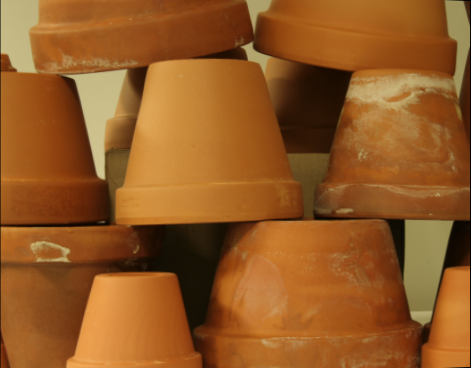
#> input picture static_files/assignments/hw3/data/rflowerpots_left.png, 471 x 368 px, found by its file name
$ jupyter execute --allow-errors hw3.ipynb   (shell and % lines are left out)
#> lines starting #> are read from the running program, lines starting #| are printed output that depends on the picture
### static_files/assignments/hw2/utils.py
import numpy as np

# Functions to convert points to homogeneous coordinates and back
pad = lambda x: np.hstack([x, np.ones((x.shape[0], 1))])
unpad = lambda x: x[:,:-1]

def plot_matches(ax, image1, image2, keypoints1, keypoints2, matches,
                 keypoints_color='k', matches_color=None, only_matches=False):
    """Plot matched features.
    Parameters
    ----------
    ax : matplotlib.axes.Axes
        Matches and image are drawn in this ax.
    image1 : (N, M [, 3]) array
        First grayscale or color image.
    image2 : (N, M [, 3]) array
        Second grayscale or color image.
    keypoints1 : (K1, 2) array
        First keypoint coordinates as ``(row, col)``.
    keypoints2 : (K2, 2) array
        Second keypoint coordinates as ``(row, col)``.
    matches : (Q, 2) array
        Indices of corresponding matches in first and second set of
        descriptors, where ``matches[:, 0]`` denote the indices in the first
        and ``matches[:, 1]`` the indices in the second set of descriptors.
    keypoints_color : matplotlib color, optional
        Color for keypoint locations.
    matches_color : matplotlib color, optional
        Color for lines which connect keypoint matches. By default the
        color is chosen randomly.
    only_matches : bool, optional
        Whether to only plot matches and not plot the keypoint locations.
    """

    image1.astype(np.float32)
    image2.astype(np.float32)

    new_shape1 = list(image1.shape)
    new_shape2 = list(image2.shape)

    if image1.shape[0] < image2.shape[0]:
        new_shape1[0] = image2.shape[0]
    elif image1.shape[0] > image2.shape[0]:
        new_shape2[0] = image1.shape[0]

    if image1.shape[1] < image2.shape[1]:
        new_shape1[1] = image2.shape[1]
    elif image1.shape[1] > image2.shape[1]:
        new_shape2[1] = image1.shape[1]

    if new_shape1 != image1.shape:
        new_image1 = np.zeros(new_shape1, dtype=image1.dtype)
        new_image1[:image1.shape[0], :image1.shape[1]] = image1
        image1 = new_image1

    if new_shape2 != image2.shape:
        new_image2 = np.zeros(new_shape2, dtype=image2.dtype)
        new_image2[:image2.shape[0], :image2.shape[1]] = image2
        image2 = new_image2

    image = np.concatenate([image1, image2], axis=1)

    offset = image1.shape

    if not only_matches:
        ax.scatter(keypoints1[:, 1], keypoints1[:, 0],
                   facecolors='none', edgecolors=keypoints_color)
        ax.scatter(keypoints2[:, 1] + offset[1], keypoints2[:, 0],
                   facecolors='none', edgecolors=keypoints_color)

    ax.imshow(image, interpolation='nearest', cmap='gray')
    ax.axis((0, 2 * offset[1], offset[0], 0))

    for i in range(matches.shape[0]):
        idx1 = matches[i, 0]
        idx2 = matches[i, 1]

        if matches_color is None:
            color = np.random.rand(3)
        else:
            color = matches_color

        ax.plot((keypoints1[idx1, 1], keypoints2[idx2, 1] + offset[1]),
                (keypoints1[idx1, 0], keypoints2[idx2, 0]),'-', color=color)


# [79 lines left out: function plot_matches_cv2, not called in this run]

### static_files/assignments/hw3/stereo.py
import math
import random
import numpy as np
import numpy.linalg as la
import scipy.ndimage as ndi
from scipy import signal

'''
 !!!!!!!!!!!!!!!!!!!!!!!!!!!!!!!!!!!!!!!!!!!!!!!!!!!!!!!!!
 !!! NE MODIFIEZ PAS LE CODE EN DEHORS DES BLOCS TODO. !!!
 !!!  L'EVALUATEUR AUTOMATIQUE SERA TRES MECHANT AVEC  !!!
 !!!            VOUS SI VOUS LE FAITES !               !!!
 !!!!!!!!!!!!!!!!!!!!!!!!!!!!!!!!!!!!!!!!!!!!!!!!!!!!!!!!!
'''

# transformation coordonnées cartésiennes -> homogènes
pad = lambda x: np.hstack([x, np.ones((x.shape[0], 1))])

# suppression de la dernière coordonnée
unpad = lambda x: x[:,:-1]


# [19 lines left out: function eight_points, not called in this run]


def ransac(keypoints1, keypoints2, matches, n_iters=500, threshold=1e-4):
    """
    TODO4.2
       RANSAC pour trouver une transformation projective robuste

       [I] keypoints1,  tableau M1 x 2, chaque rangée contient les coordonnées
                        d'un point-clé (x_i,y_i) dans image1
           keypoints2,  tableau M2 x 2, chaque rangée contient les coordonnées
                        d'un point-clé (x'_i,y'_i) dans image2
           matches,     tableau N x 2, chaque rangée représente une correspondance
                        [indice_dans_keypoints1, indice_dans_keypoints2]
           n_iters,     le nombre d'itérations à effectuer pour RANSAC
           threshold,   le seuil pour sélectionner des bonnes correspondances
       [O] F,           une estimation robuste de la matrice Fondamentale F
           goodmatches, tableau max_inliers x 2 contenant les indices des bonnes correspondances
    """

    # Matrice Fondamentale
    F = None

    #indices des bonnes correspondances
    goodmatches = None

    # Initialisation du générateur de nombres aléatoires
    # fixé le seed pour pouvoir comparer le résultat retourné par
    # cette fonction par rapport à la solution référence
    random.seed(131)

    # TODO-BLOC-DEBUT
    pass
    # TODO-BLOC-FIN

    return F, goodmatches


# [173 lines left out: functions epipolar_match, estimate_camera_pose, triangulate, check_chirality, compute_matching_homographies, compute_disparity and 2 more, not called in this run]

### static_files/assignments/hw3.ipynb
# Devoir 4 &mdash; Stéréo-vision et reconstruction 3D
**Échéance : 22 avril 2026**
<br><br>

## Récupération des fichiers dans Colab

[cell 1]
#
# Exécutez cette cellule pour préparer votre environnement Colab.
#
get_ipython().kernel.do_shutdown(restart=True)

## Initialisation des Widgets sous Colab

[cell 2]
from google.colab import output
output.enable_custom_widget_manager()

# 1. Description

L'un des principaux domaines de la Vision Par Ordinateur est la reconstruction 3D. Étant donné plusieurs images 2D d'une scène, comment récupérer la structure 3D de l'environnement, ainsi que la position de la caméra / du robot ? Cela a de nombreuses applications en robotique et en systèmes autonomes car la compréhension de la structure tridimensionnelle de l'environnement est cruciale pour la navigation.

<!---
<center>

<br>
<b>Figure 1</b>. Exemple d'un robot utilisant SLAM, un algorithme de reconstruction et de localisation 3D
</center>
--->

Dans ce devoir, il est demandé d'implémenter un ensemble de fonctions pour générer des cartes de profondeur 3D à partir d'une paire d'images stéréos.

<!--
<table><tr>
<td></td>
<td></td>
</tr></table>
-->
<!-- <center><b>Figure 1</b>. Images de synthèse</center> -->

De manière succinct, vous commencerez par écrire une fonction qui calcule la Matrice Fondamentale associée à une paire d'images appariées. Ensuite, vous implémenterez une fonction qui utilise cette matrice et les contraintes de « géométrie épipolaire » pour trouver plus de paires de correspondance entre les deux images. Enfin, vous coderez une fonction qui calcule les coordonnées 3D pour chacune de ces paires de points 2D.

Dans un second temps, et afin de réaliser une reconstruction 3D dense de la scène, vous implémenterez le code pour la rectification géométrique des images. Vous utiliserez, ensuite, la paire d’images rectifiées pour calculer des cartes denses de disparité et de profondeur.

# 2. Règles de codage

**<span style='color:Red'>
NE MODIFIEZ PAS LE CODE SQUELETTE EN DEHORS DES BLOCS TODO.<br>L'EVALUATEUR AUTOMATIQUE SERA TRES MECHANT AVEC VOUS SI VOUS LE FAITES !
</span>**

## 2.1. Résumé des fonctions potentiellement utiles (vous n'êtes pas obligé de les utiliser)
- numpy.*
- scipy.signal.*
- scipy.ndimage.*

## 2.2. Résumé des fonctions <span style='color:Red'>interdites</span>

- cv2.findFundamentalMat, cv2.computeCorrespondEpilines, cv2.decomposeEssentialMat, cv2.convertPointsToHomogeneous,
- cv2.convertPointsFromHomogeneous, cv2.convertPointsHomogeneous, cv2.correctMatches, cv2.decomposeProjectionMatrix,
- cv2.solvePnP, cv2.solvePnPRansac, cv2.findHomography, cv2.initCameraMatrix2D, cv2.projectPoints, cv2.RQDecomp3x3,
- cv2.StereoBM_create, cv2.StereoSGBM_create, cv2.stereoCalibrate, cv2.StereoRectify, cv2.stereoRectifyUncalibrated,
- cv2.triangulatePoints, cv2.calibrateCamera, cv2.getOptimalNewCameraMatrix, scipy.linalg.rq,
- cv2.sfm.\*, skimage.feature.\*, skimage.measure.\*, skimage.transform.\*

Vous pouvez utiliser ces fonctions pour le débogage de votre code, mais la version finale ne doit en aucun cas les inclure faute d'avoir un zéro pour le devoir.

# 3. Initialisation et paramétrage du bloc-notes
## 3.1. chargement des modules python

[cell 3]
# for auto-reloading external modules

import math
import numpy as np
import numpy.linalg as la
#%matplotlib widget
import matplotlib.pyplot as plt
import cv2

from utils import plot_matches

## Commençant par charger deux images

def read_image(path):
#> called with path = 'data/rflowerpots_left.png'
    img = cv2.cvtColor(cv2.imread(path), cv2.COLOR_BGR2RGB)
    return img

# middlebury_2006
img1filename    = 'data/rflowerpots_left.png'
img2filename    = 'data/rflowerpots_right.png'
principal_point = (437/2., 370/2.)
focal_distance  = (1247,1247)
base_distance   = 160/0.005
max_disparity   = 70
dmin = 251.

I1 = read_image(img1filename)
I2 = read_image(img2filename)
#> call 2 of read_image, with path = 'data/rflowerpots_right.png'
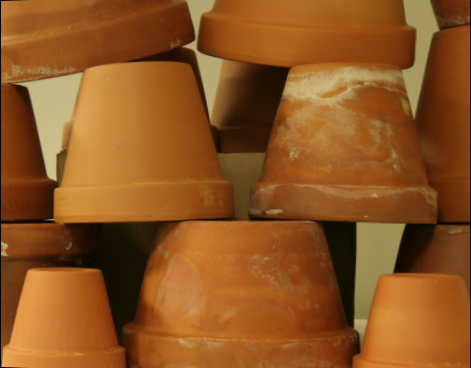
#> input picture static_files/assignments/hw3/data/rflowerpots_right.png, 471 x 368 px, found by its file name

plt.rcParams['figure.figsize'] = (15, 4) # set default size of plots
#plt.rcParams['image.interpolation'] = 'nearest'
#plt.rcParams['image.cmap'] = 'gray'

fig, [ax_l, ax_r] = plt.subplots(1, 2)
# Hide the Figure name at the top of the figure
fig.canvas.header_visible = False
# Hide the footer
fig.canvas.footer_visible = False

ax_l.imshow(I1, cmap='gray')
ax_l.set_title('image « gauche »', y=-0.10)
ax_l.set_axis_off()

ax_r.imshow(I2, cmap='gray')
ax_r.set_title('image « droite »', y=-0.10)
ax_r.set_axis_off()
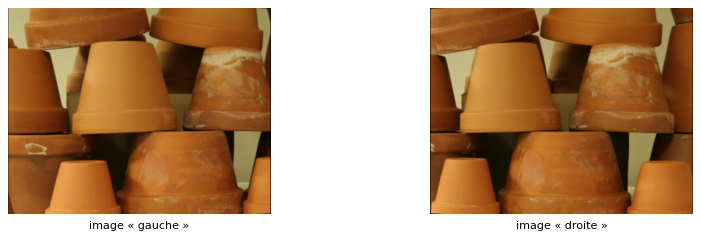
#> figure drawn by matplotlib, 2 panels

## 3.2. Calcul des points-clés et correspondances
Commençons par determiner et associer les points-clés dans les deux images.

[cell 4]
# construisons l'objet sift pour la detection et la description
# des points clés
sift = cv2.SIFT_create(nfeatures=2000)

# détection des points-clés et construction des
# descripteurs associés
keypoints_list   = []  # keypoints[i] corresponds to imgs[i]
descriptors_list = []  # descriptors[i] corresponds to keypoints[i]

for img in [I1, I2]:
    # trouver les points-clés et leurs descripteurs
    keypoints, descriptors = sift.detectAndCompute(img, None)

    keypoints_list.append(keypoints)
    descriptors_list.append(descriptors)
#> this loop made 2 passes
#> after the loop, descriptors_list = 2 items; keypoints_list = 2 items


# comparaison des descripteurs et détection
# des correspondances
FLANN_INDEX_KDTREE = 1
index_params = dict(algorithm = FLANN_INDEX_KDTREE, trees = 5)
search_params = dict(checks=50)   # or pass empty dictionary

flann = cv2.FlannBasedMatcher(index_params,search_params)

# matches_list[i] décrit la paire de correspondance entre
# les descripteurs descriptors[i] et descriptors[i+1]
matches_list = []
threshold = 0.5    # 0.5 (stringent), 0.7 (balanced), 0.9 (relaxed)
for pair in zip(descriptors_list[:-1], descriptors_list[1:]):
    matches = flann.knnMatch(pair[0], pair[1], k=2)

    good_match = []
    for m,n in matches:
        if m.distance < threshold * n.distance:
            good_match.append(m)

    matches_list.append(good_match)
#> this loop made 1 pass
#> matches on pass 1: 183 matches
#> after the loop, matches_list = 1 matches

# Pour ce devoir de stereo-vision, nous utiliserons les paires de
# correspondance dans matches_list[0] (entre img[0] et img[1]).
# Extraction de la liste des correspondances à partir des structures
# de données OpenCV
matches = np.array([ (m.queryIdx, m.trainIdx) for m in matches_list[0] ])
#> matches = 43 pairs, first value 49 to 177, second value 9 to 143

# visualisation des correspondances...
#
fig, ax = plt.subplots(1, 1)
# Hide the Figure name at the top of the figure
fig.canvas.header_visible = False
# Hide the footer
fig.canvas.footer_visible = False
# Hide the axes
ax.axis('off')

#traçage...
#> (the rest of this cell did not finish here and is left out)

#> in plot_matches, `image = np.concatenate([image1, image2], axis=1)`:
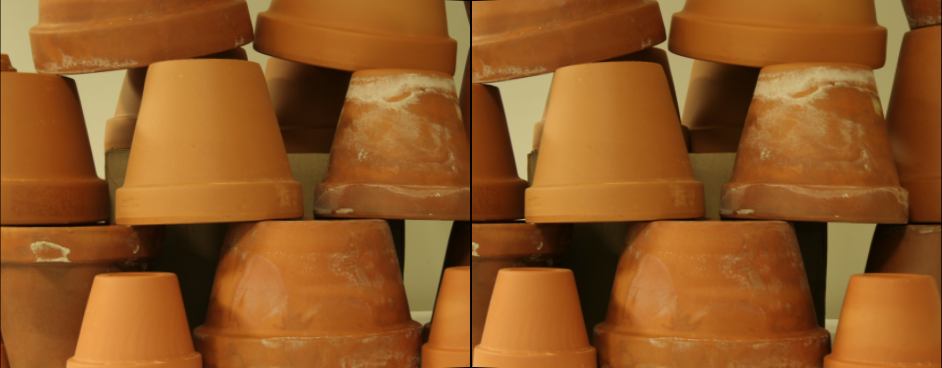
#> image: shape (368, 942, 3); mean R, G, B 144.6, 87.3, 34.8
plt.title('Paires de correspondance détectées', y=-0.10)
plt.tight_layout()
plt.show()

# 4. Les tâches

## 4.1. Calcul de la matrice Fondamentale

La matrice Fondamentale, notée $\mathbf{F}$, est une matrice $3\times 3$ (de rang 2) qui relie l'ensemble de correspondance de points dans deux images (stéréo) selon les contraintes de « géométrie épipolaire ». La géométrie épipolaire est la géométrie projective *intrinsèque* entre deux vues. Elle dépend uniquement des paramètres internes des caméras (matrice $\mathbf{K}$) et de la pose relative de ces dernières, c'est-à-dire qu'elle est **indépendante de la structure de la scène 3D**.

La matrice $\mathbf{F}$ est une représentation algébrique de la géométrie épipolaire et vérifie la contrainte ${\mathbf{x}'_i}^T \,  \mathbf{F}\, \mathbf{x}_i = 0$ où $\mathbf{x}_i$ et $\mathbf{x}'_i$ représentent $m$ points correspondants dans deux images ($i = 1, 2, \cdots, m$). Ceci est connu sous le nom de « contrainte épipolaire » ou « condition de correspondance » ou encore « équation de **Longuet-Higgins** ». sous forme matricielle, la contrainte épipolaire s'écrit :

$$
\begin{bmatrix}
x'_i & y'_i & 1
\end{bmatrix}
\,
\begin{bmatrix}
f_{11} & f_{12} & f_{13} \\
f_{21} & f_{22} & f_{23} \\
f_{31} & f_{32} & f_{33}
\end{bmatrix}
\,
\begin{bmatrix}
x_i \\
y_i \\
1
\end{bmatrix}
\,
= 0
$$

ainsi,

$$
x_i x'_i f_{11} + y_i x'_i f_{12} +  x'_i f_{13} + x_i y'_i f_{21} + y_i y'_i f_{22} + y'_i f_{23} + x_i f_{31} + y_i f_{32} + f_{33}=0. \qquad (*)
$$

Pour $m$ correspondances, cela donne

$$
\begin{bmatrix}
x_1 x'_1 & y_1 x'_1 &  x'_1 & x_1 y'_1 & y_1 y'_1 & y'_1 & x_1 & y_1 & 1 \\
\vdots  & \vdots  & \vdots  & \vdots  & \vdots  & \vdots  & \vdots  & \vdots  & \vdots \\
x_m x'_m & y_m x'_m &  x'_m & x_m y'_m & y_m y'_m & y'_m & x_m & y_m & 1 \\
\end{bmatrix}
\,
\begin{bmatrix}
f_{11} \\
f_{12} \\
f_{13} \\
f_{21} \\
f_{22} \\
f_{23} \\
f_{31} \\
f_{32} \\
f_{33}
\end{bmatrix}
\,
= 0
$$

De combien de points avons-nous besoin pour résoudre le système d'équations ci-dessus ? Contrairement à l'homographie, chaque paire de points correspondants ne contribue qu'à une seule équation (la contrainte épipolaire est un scalaire) dans l'estimation de la matrice $\mathbf{F}$. De plus, la matrice Fondamentale n'est définie qu'à un facteur d'échelle près et n'a donc que huit (et non neuf) degrés de liberté. Par conséquent, nous avons besoin de huit correspondances pour résoudre le système homogène ci-dessus, d'où le nom d'algorithme « [Huit-points](https://en.wikipedia.org/wiki/Eight-point_algorithm) ». Avec $N > 8$ correspondances entre deux images, nous pouvons empiler l'équation $(*)$ pour constituer un système surdéterminé $\mathbf{A} \; \mathbf{x} = \mathbf{0}$. Ce système peut être résolu en utilisant la méthode des « moindres carrés ».

**Tâche 4.1 (5 points) :** Implémentez dans le fichier `stereo.py` la fonction avec la signature suivante :

<p><center><code>F = eight_points(pts1, pts2)</code></center></p>

Cette fonction doit implémenter l'algorithme « Huit-points » pour estimer la matrice Fondamentale à partir d'un ensemble de points appariés. `pts1` et `pts2` sont des tableaux `N x 2` qui contiennent les coordonnées $(x_i,y_i)$ et $(x'_i,y'_i)$ des point-clés correspondants. Votre code doit implémenter une solution à un système surdéterminé (C.-à-d. supposez que $N > 8$).

Voici les étapes à réaliser :

- Normalisation et denormalisation de la matrice $\mathbf{F}$ : Une implementation naïve de l'algorithme « Huit-points » est sensible au problème de [conditionnement numérique](https://fr.wikipedia.org/wiki/Conditionnement_(analyse_num%C3%A9rique)) à cause de la variance trop importante dans les coordonnées des correspondances ponctuelles. Afin de tenir compte de ce problème, il est nécessaire de **normaliser** les coordonnées des points appariés avant de les utiliser dans le calcul de la matrice Fondamentale. Cette étape est réalisée en appliquant des transformations linéaires sur ces points afin que leurs magnitudes soient approximativement égales à 1.0 ou un autre petit nombre ( $\sqrt{2}$ est également [recommandée](https://en.wikipedia.org/wiki/Eight-point_algorithm) ). En gros, pour chaque image, nous calculons le barycentre (c.-à-d. moyenne des coordonnées) des points-clés et le soustrayons de chacun de ces points. Ensuite, une mise à l'échelle est appliquée aux points *centrés* de sorte que l'écart-type soit égale à √2 :

  $$
  \mathbf{p}'_i = \left( \mathbf{p}_i - \bar{\mathbf{p}} \right) \times  \frac{\sqrt{2}}{ \sigma_{\mathbf{p} }}
  $$

  où $\bar{\mathbf{p}}$ est la moyenne des coordonnées des points $\mathbf{p}_i$ détectés dans l'image, et $\sigma_{\mathbf{p}}$ est [l'écart-type](https://fr.wikipedia.org/wiki/%C3%89cart_type) de ces points. Sous forme matricielle, cela donne :

  $$
  \begin{bmatrix}
  u' \\
  v' \\
  1
  \end{bmatrix}
  =
  \underbrace{
  \begin{bmatrix}
  s  &  0  &  0 \\
  0  &  s  &  0 \\
  0  &  0  &  1
  \end{bmatrix}
  \begin{bmatrix}
  1  &  0  &  -c_u \\
  0  &  1  &  -c_v \\
  0  &  0  &  1
  \end{bmatrix}
  }_{\mathbf{T}}
  \begin{bmatrix}
  u \\
  v \\
  1
  \end{bmatrix}
  $$

  avec : $\mathbf{p}'_i =\left[u',v',1\right]^T$, $\mathbf{p}_i=\left[u,v,1\right]^T$, $\bar{\mathbf{p}} = \left[c_u, c_v, 1\right]$ et $s= \sqrt{2} \bigg/ \sigma_{\mathbf{p}}$

  La matrice de transformation $\mathbf{T}$ est le produit de matrices de changement d'échelle et de translation. Une fois les coordonnées normalisées, nous procéderons à l'estimation de la matrice Fondamentale normée, notée $\mathbf{F_{norm}}$, à l'aide de l'algorithme « Huit-points ». Enfin, la matrice Fondamentale $\mathbf{F}$ est récupérée à partir de la matrice $\mathbf{F_{norm}}$ comme suit :

  $$
  \mathbf{F} = \mathbf{T}^T_2~\mathbf{F}_{norm}~\mathbf{T}_1
  $$

- Rappelons qu'une matrice Fondamentale $\mathbf{F}$ valide est celle où toutes les lignes épipolaires se croisent en **un seul** point. Mathématiquement, cela signifie qu'il existe un espace nul non trivial associé à $\mathbf{F}$ (c.-à-d. $rang(F) = 2$). En général, et à cause d’imprécisions numériques dans le calcul des correspondances de points, l’algorithme « huit-points » produira une matrice $\mathbf{F}$ qui ne vérifie pas cette condition. Pour régler ce problème, décomposez la matrice $\mathbf{F}$ en valeurs singulières pour obtenir les trois matrices $\mathbf{U}$, $\mathbf{\Sigma}$, $\mathbf{V}$ tel que $\mathbf{F} = \mathbf{U}~\mathbf{\Sigma}~\mathbf{V}^T$. Convertissez ensuite la matrice $\mathbf{\Sigma}$ en une autre matrice $\mathbf{\Sigma}'$ de rang égal à 2 en annulant la plus petite valeur singulière dans $\mathbf{\Sigma}$. Enfin, calculez la matrice Fondamentale rectifiée : $\mathbf{F}' = \mathbf{U}~\mathbf{\Sigma}'~ \mathbf{V}^T$.

  **Remarque :** La contrainte de « $rang(\mathbf{F})=2$ » doit être appliquée à la matrice Fondamentale normalisée $\mathbf{F}_{norm}$  (c.-à-d. **<ins>avant</ins>** la dénormalisation ).

[cell 5]
from stereo import eight_points
#> (the rest of this cell did not finish here and is left out)

## 4.2. Rejet des correspondances aberrantes via RANSAC

Dans §3.2, les correspondances de points sont calculées à l'aide d'un descripteur de caractéristiques (ici, SIFT). En général, les résultats retournés par la mise-en-correspondance de ce genre de descripteurs (ici, `FlannBasedMatcher`) sont bruitées et contiennent plusieurs correspondances aberrantes. Ceux-ci impactent négativement le calcul de la matrice Fondamentale à l'aide de l'algorithme « Huit-points ». Ainsi, pour supprimer ces valeurs dans le calcul de la matrice Fondamentale, nous utiliserons RANSAC (Oui ! Le même algorithme utilisé dans l'assemblage de Panoramas !)

Les étapes à effectuer par l'algorithme RANSAC sont énumérés comme suit :
1. Sélectionner, d'une manière aléatoire, un sous-ensemble de points (c.-à-d. huit paires) dans l'ensemble des correspondances $C$.
2. Calculer une estimation de la matrice Fondamentale $\hat{\mathbf{F}}$ à partir du sous-ensemble sélectionné.
3. Appliquer la contrainte épipolaire  ${\mathbf{x}'_i}^T \,  \hat{\mathbf{F}}\, \mathbf{x}_i = 0 $ à l'ensemble complémentaire $\bar{C}$ et determiner les bonnes correspondances (*remarque* : Comme il s'agit d'opérations en virgule flottante, un seuil $\epsilon$ devrait plutôt être utilisé pour la comparaison).
4. Répéter les étapes 1&ndash;3 plusieurs fois et conserver la matrice  $\hat{\mathbf{F}}$ qui produit le plus grand nombre de bonnes correspondances.
5. Recalculer une meilleure estimation de la matrice $\hat{\mathbf{F}}$ en utilisant que les paires de points-clés classées comme « bonnes correspondances » (c.-à-d. les 'inliers').

**Tâche 4.2 (5 points) :** Implémentez dans le fichier `stereo.py` la fonction avec la signature suivante :

<p><center><code>F, robust_matches  = ransac(pts1, pts2, matches, n_ters=500, threshold=1e-4)</code></center></p>

`pts1` et `pts2` sont des tableaux `M1 x 2` et `M2 x 2` qui contiennent les coordonnées $(x_i,y_i)$ et $(x'_i,y'_i)$ des point-clés dans les deux images. `matches` est un tableau `N x 2` où chaque rangée représente une correspondance `[indice_dans_pts1, indice_dans_pts2]`. `niters` est le nombre d'iterations à effectuer, et enfin `threshold` est notre seuil $\epsilon$ mentionné dans l'étape 3.

[cell 6]
from stereo import ransac

# 1. récupérer les coordonnées des points clés depuis les structures opencv
pts1 = np.squeeze( np.array( [  kp.pt  for kp in keypoints_list[0] ] ) )
#> pts1 = 183 pairs, first value 3.5 to 458.1, second value 7.42 to 365.2
pts2 = np.squeeze( np.array( [  kp.pt  for kp in keypoints_list[1] ] ) )
#> pts2 = 165 pairs, first value 3.25 to 466.9, second value 7.24 to 350.4

# 2. Exécution de la fonction 'eight_points' (dans ransac) pour calculer la matrice fondamentale F.
F, robust_matches  = ransac(pts1, pts2, matches, threshold=1e-3)

# 3. récupération des coordonnées des "bonnes" correspondances
#> (the rest of this cell did not finish here and is left out)
